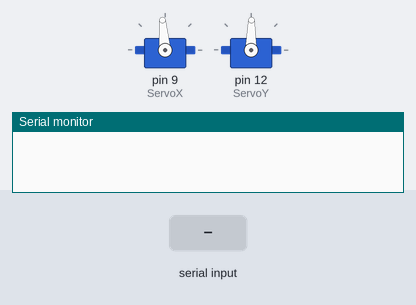
The sketch below on a simulated Arduino Uno, built with avr-gcc and run on an emulated ATmega328P. Shown: 2 × servo, the last lines printed to the serial monitor. The inputs (shaded band) are chosen by the test bench.

Above: at 1.2 s.
1.3 s: "90 45\n" received over Serial
At 2.5 s:
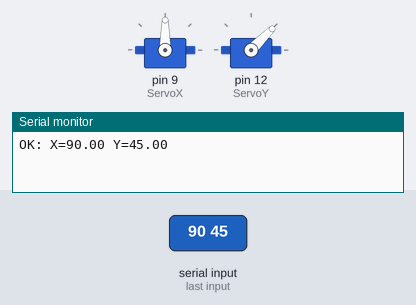
2.8 s: "30 150\n" received over Serial
At 3.7 s:
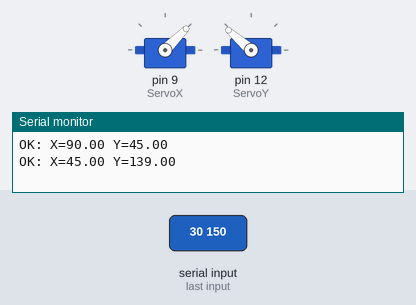
4.3 s: "1 90\n" received over Serial
At 4.9 s:
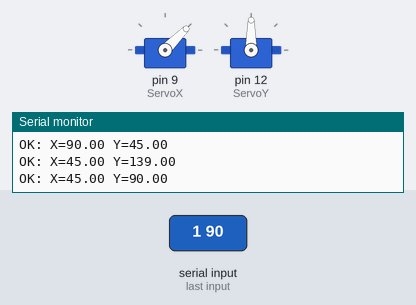
Timing chart, 0 to 7.3 s (numbered marks = the images above; inputs shaded):
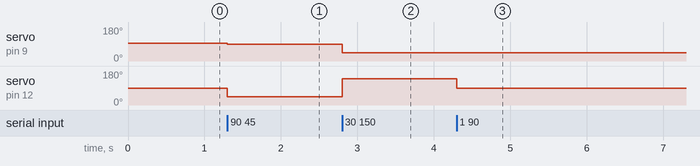

The sketch:

servo_control.ino
```cpp
#include <Servo.h>

Servo ServoX;
Servo ServoY;

const float SERVO_X_MIN = 45.0;
const float SERVO_X_MAX = 145.0;
const float SERVO_Y_MIN = 39.0;
const float SERVO_Y_MAX = 139.0;

String inputString = "";

void setup() {
  Serial.begin(115200);
  ServoX.attach(9);
  ServoY.attach(12);
  ServoX.write((SERVO_X_MIN + SERVO_X_MAX) / 2.0);
  ServoY.write((SERVO_Y_MIN + SERVO_Y_MAX) / 2.0);
}

void loop() {
  while (Serial.available()) {
    char c = Serial.read();
    if (c == '\n') {
      processLine(inputString);
      inputString = "";
    } else {
      inputString += c;
    }
  }
}

void processLine(String line) {
  line.trim();
  if (line.length() == 0) return;

  int spacePos = line.indexOf(' ');
  if (spacePos == -1) {
    Serial.println("ERROR: expected two values separated by a space");
    return;
  }

  String partX = line.substring(0, spacePos);
  String partY = line.substring(spacePos + 1);
  partX.trim();
  partY.trim();

  if (partX.length() == 0 || partY.length() == 0) {
    Serial.println("ERROR: missing value");
    return;
  }

  float angleX = partX.toFloat();
  float angleY = partY.toFloat();

  angleX = constrain(angleX, SERVO_X_MIN, SERVO_X_MAX);
  angleY = constrain(angleY, SERVO_Y_MIN, SERVO_Y_MAX);

  ServoX.write(angleX);
  ServoY.write(angleY);

  Serial.print("OK: X=");
  Serial.print(angleX);
  Serial.print(" Y=");
  Serial.println(angleY);
}
```

Measured:
- after the input at 1.3 s, servo on pin 9 (ServoX): 95° → 90° at once; servo on pin 12 (ServoY): 89° → 45° at once
- after the input at 2.8 s, servo on pin 9 (ServoX): 90° → 45° at once; servo on pin 12 (ServoY): 45° → 139° at once
- after the input at 4.3 s, servo on pin 12 (ServoY): 139° → 90° at once
